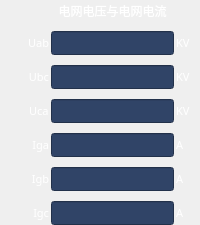
       <widget class="QFrame" name="gridFrame_12">
        <property name="sizePolicy">
         <sizepolicy hsizetype="Ignored" vsizetype="Ignored">
          <horstretch>0</horstretch>
          <verstretch>0</verstretch>
         </sizepolicy>
        </property>
        <property name="font">
         <font>
          <family>Adobe 黑体 Std R</family>
         </font>
        </property>
        <property name="styleSheet">
         <string notr="true"/>
        </property>
        <layout class="QGridLayout" name="gridLayout_2" rowstretch="0,0,0,0,0,0,0" columnstretch="2,5,1">
         <property name="leftMargin">
          <number>0</number>
         </property>
         <property name="topMargin">
          <number>0</number>
         </property>
         <property name="rightMargin">
          <number>0</number>
         </property>
         <property name="bottomMargin">
          <number>0</number>
         </property>
         <property name="horizontalSpacing">
          <number>2</number>
         </property>
         <property name="verticalSpacing">
          <number>10</number>
         </property>
         <item row="1" column="2">
          <widget class="QLabel" name="label_10">
           <property name="sizePolicy">
            <sizepolicy hsizetype="Ignored" vsizetype="Fixed">
             <horstretch>0</horstretch>
             <verstretch>0</verstretch>
            </sizepolicy>
           </property>
           <property name="minimumSize">
            <size>
             <width>0</width>
             <height>21</height>
            </size>
           </property>
           <property name="font">
            <font>
             <family>Adobe 黑体 Std R</family>
             <pointsize>8</pointsize>
            </font>
           </property>
           <property name="styleSheet">
            <string notr="true">color: rgb(255, 255, 255);</string>
           </property>
           <property name="text">
            <string>KV</string>
           </property>
          </widget>
         </item>
         <item row="4" column="1">
          <widget class="QLineEdit" name="lineEdit_6">
           <property name="enabled">
            <bool>false</bool>
           </property>
           <property name="sizePolicy">
            <sizepolicy hsizetype="Ignored" vsizetype="Fixed">
             <horstretch>0</horstretch>
             <verstretch>0</verstretch>
            </sizepolicy>
           </property>
           <property name="minimumSize">
            <size>
             <width>0</width>
             <height>21</height>
            </size>
           </property>
           <property name="font">
            <font>
             <family>Adobe 黑体 Std R</family>
             <pointsize>8</pointsize>
             <weight>50</weight>
             <bold>false</bold>
            </font>
           </property>
           <property name="styleSheet">
            <string notr="true">color: rgb(255, 255, 255);
background-color: rgb(48, 68, 103);</string>
           </property>
          </widget>
         </item>
         <item row="2" column="1">
          <widget class="QLineEdit" name="lineEdit_5">
           <property name="enabled">
            <bool>false</bool>
           </property>
           <property name="sizePolicy">
            <sizepolicy hsizetype="Ignored" vsizetype="Fixed">
             <horstretch>0</horstretch>
             <verstretch>0</verstretch>
            </sizepolicy>
           </property>
           <property name="minimumSize">
            <size>
             <width>0</width>
             <height>21</height>
            </size>
           </property>
           <property name="font">
            <font>
             <family>Adobe 黑体 Std R</family>
             <pointsize>8</pointsize>
             <weight>50</weight>
             <bold>false</bold>
            </font>
           </property>
           <property name="styleSheet">
            <string notr="true">color: rgb(255, 255, 255);
background-color: rgb(48, 68, 103);</string>
           </property>
          </widget>
         </item>
         <item row="6" column="1">
          <widget class="QLineEdit" name="lineEdit_31">
           <property name="enabled">
            <bool>false</bool>
           </property>
           <property name="sizePolicy">
            <sizepolicy hsizetype="Ignored" vsizetype="Fixed">
             <horstretch>0</horstretch>
             <verstretch>0</verstretch>
            </sizepolicy>
           </property>
           <property name="minimumSize">
            <size>
             <width>0</width>
             <height>21</height>
            </size>
           </property>
           <property name="font">
            <font>
             <family>Adobe 黑体 Std R</family>
             <pointsize>8</pointsize>
            </font>
           </property>
           <property name="styleSheet">
            <string notr="true">color: rgb(255, 255, 255);
background-color: rgb(48, 68, 103);</string>
           </property>
          </widget>
         </item>
         <item row="6" column="2">
          <widget class="QLabel" name="label_70">
           <property name="sizePolicy">
            <sizepolicy hsizetype="Ignored" vsizetype="Fixed">
             <horstretch>0</horstretch>
             <verstretch>0</verstretch>
            </sizepolicy>
           </property>
           <property name="minimumSize">
            <size>
             <width>0</width>
             <height>21</height>
            </size>
           </property>
           <property name="font">
            <font>
             <family>Adobe 黑体 Std R</family>
             <pointsize>8</pointsize>
            </font>
           </property>
           <property name="styleSheet">
            <string notr="true">color: rgb(255, 255, 255);</string>
           </property>
           <property name="text">
            <string>A</string>
           </property>
          </widget>
         </item>
         <item row="3" column="1">
          <widget class="QLineEdit" name="lineEdit_34">
           <property name="enabled">
            <bool>false</bool>
           </property>
           <property name="sizePolicy">
            <sizepolicy hsizetype="Ignored" vsizetype="Fixed">
             <horstretch>0</horstretch>
             <verstretch>0</verstretch>
            </sizepolicy>
           </property>
           <property name="minimumSize">
            <size>
             <width>0</width>
             <height>21</height>
            </size>
           </property>
           <property name="font">
            <font>
             <family>Adobe 黑体 Std R</family>
             <pointsize>8</pointsize>
            </font>
           </property>
           <property name="styleSheet">
            <string notr="true">color: rgb(255, 255, 255);
background-color: rgb(48, 68, 103);</string>
           </property>
          </widget>
         </item>
         <item row="1" column="0">
          <widget class="QLabel" name="label_9">
           <property name="sizePolicy">
            <sizepolicy hsizetype="Ignored" vsizetype="Fixed">
             <horstretch>0</horstretch>
             <verstretch>0</verstretch>
            </sizepolicy>
           </property>
           <property name="minimumSize">
            <size>
             <width>0</width>
             <height>21</height>
            </size>
           </property>
           <property name="font">
            <font>
             <family>Adobe 黑体 Std R</family>
             <pointsize>8</pointsize>
            </font>
           </property>
           <property name="styleSheet">
            <string notr="true">color: rgb(255, 255, 255);</string>
           </property>
           <property name="text">
            <string>Uab</string>
           </property>
           <property name="alignment">
            <set>Qt::AlignRight|Qt::AlignTrailing|Qt::AlignVCenter</set>
           </property>
          </widget>
         </item>
         <item row="5" column="2">
          <widget class="QLabel" name="label_16">
           <property name="sizePolicy">
            <sizepolicy hsizetype="Ignored" vsizetype="Fixed">
             <horstretch>0</horstretch>
             <verstretch>0</verstretch>
            </sizepolicy>
           </property>
           <property name="minimumSize">
            <size>
             <width>0</width>
             <height>21</height>
            </size>
           </property>
           <property name="font">
            <font>
             <family>Adobe 黑体 Std R</family>
             <pointsize>8</pointsize>
            </font>
           </property>
           <property name="styleSheet">
            <string notr="true">color: rgb(255, 255, 255);</string>
           </property>
           <property name="text">
            <string>A</string>
           </property>
          </widget>
         </item>
         <item row="5" column="0">
          <widget class="QLabel" name="label_15">
           <property name="sizePolicy">
            <sizepolicy hsizetype="Ignored" vsizetype="Fixed">
             <horstretch>0</horstretch>
             <verstretch>0</verstretch>
            </sizepolicy>
           </property>
           <property name="minimumSize">
            <size>
             <width>0</width>
             <height>21</height>
            </size>
           </property>
           <property name="font">
            <font>
             <family>Adobe 黑体 Std R</family>
             <pointsize>8</pointsize>
            </font>
           </property>
           <property name="styleSheet">
            <string notr="true">color: rgb(255, 255, 255);</string>
           </property>
           <property name="text">
            <string>Igb</string>
           </property>
           <property name="alignment">
            <set>Qt::AlignRight|Qt::AlignTrailing|Qt::AlignVCenter</set>
           </property>
          </widget>
         </item>
         <item row="4" column="2">
          <widget class="QLabel" name="label_14">
           <property name="sizePolicy">
            <sizepolicy hsizetype="Ignored" vsizetype="Fixed">
             <horstretch>0</horstretch>
             <verstretch>0</verstretch>
            </sizepolicy>
           </property>
           <property name="minimumSize">
            <size>
             <width>0</width>
             <height>21</height>
            </size>
           </property>
           <property name="font">
            <font>
             <family>Adobe 黑体 Std R</family>
             <pointsize>8</pointsize>
            </font>
           </property>
           <property name="styleSheet">
            <string notr="true">color: rgb(255, 255, 255);</string>
           </property>
           <property name="text">
            <string>A</string>
           </property>
          </widget>
         </item>
         <item row="5" column="1">
          <widget class="QLineEdit" name="lineEdit_7">
           <property name="enabled">
            <bool>false</bool>
           </property>
           <property name="sizePolicy">
            <sizepolicy hsizetype="Ignored" vsizetype="Fixed">
             <horstretch>0</horstretch>
             <verstretch>0</verstretch>
            </sizepolicy>
           </property>
           <property name="minimumSize">
            <size>
             <width>0</width>
             <height>21</height>
            </size>
           </property>
           <property name="font">
            <font>
             <family>Adobe 黑体 Std R</family>
             <pointsize>8</pointsize>
             <weight>50</weight>
             <bold>false</bold>
            </font>
           </property>
           <property name="styleSheet">
            <string notr="true">color: rgb(255, 255, 255);
background-color: rgb(48, 68, 103);</string>
           </property>
          </widget>
         </item>
         <item row="1" column="1">
          <widget class="QLineEdit" name="lineEdit_4">
           <property name="enabled">
            <bool>false</bool>
           </property>
           <property name="sizePolicy">
            <sizepolicy hsizetype="Ignored" vsizetype="Fixed">
             <horstretch>0</horstretch>
             <verstretch>0</verstretch>
            </sizepolicy>
           </property>
           <property name="minimumSize">
            <size>
             <width>0</width>
             <height>21</height>
            </size>
           </property>
           <property name="font">
            <font>
             <family>Adobe 黑体 Std R</family>
             <pointsize>8</pointsize>
             <weight>50</weight>
             <bold>false</bold>
            </font>
           </property>
           <property name="styleSheet">
            <string notr="true">color: rgb(255, 255, 255);
background-color: rgb(48, 68, 103);</string>
           </property>
          </widget>
         </item>
         <item row="6" column="0">
          <widget class="QLabel" name="label_2">
           <property name="sizePolicy">
            <sizepolicy hsizetype="Ignored" vsizetype="Fixed">
             <horstretch>0</horstretch>
             <verstretch>0</verstretch>
            </sizepolicy>
           </property>
           <property name="minimumSize">
            <size>
             <width>0</width>
             <height>21</height>
            </size>
           </property>
           <property name="font">
            <font>
             <family>Adobe 黑体 Std R</family>
             <pointsize>8</pointsize>
            </font>
           </property>
           <property name="styleSheet">
            <string notr="true">color: rgb(255, 255, 255);</string>
           </property>
           <property name="text">
            <string>Igc</string>
           </property>
           <property name="alignment">
            <set>Qt::AlignRight|Qt::AlignTrailing|Qt::AlignVCenter</set>
           </property>
          </widget>
         </item>
         <item row="2" column="2">
          <widget class="QLabel" name="label_12">
           <property name="sizePolicy">
            <sizepolicy hsizetype="Ignored" vsizetype="Fixed">
             <horstretch>0</horstretch>
             <verstretch>0</verstretch>
            </sizepolicy>
           </property>
           <property name="minimumSize">
            <size>
             <width>0</width>
             <height>21</height>
            </size>
           </property>
           <property name="font">
            <font>
             <family>Adobe 黑体 Std R</family>
             <pointsize>8</pointsize>
            </font>
           </property>
           <property name="styleSheet">
            <string notr="true">color: rgb(255, 255, 255);</string>
           </property>
           <property name="text">
            <string>KV</string>
           </property>
          </widget>
         </item>
         <item row="3" column="0" alignment="Qt::AlignRight">
          <widget class="QLabel" name="label_82">
           <property name="sizePolicy">
            <sizepolicy hsizetype="Ignored" vsizetype="Fixed">
             <horstretch>0</horstretch>
             <verstretch>0</verstretch>
            </sizepolicy>
           </property>
           <property name="minimumSize">
            <size>
             <width>0</width>
             <height>21</height>
            </size>
           </property>
           <property name="font">
            <font>
             <family>Adobe 黑体 Std R</family>
             <pointsize>8</pointsize>
            </font>
           </property>
           <property name="styleSheet">
            <string notr="true">color: rgb(255, 255, 255);</string>
           </property>
           <property name="text">
            <string>Uca</string>
           </property>
          </widget>
         </item>
         <item row="2" column="0">
          <widget class="QLabel" name="label_11">
           <property name="sizePolicy">
            <sizepolicy hsizetype="Ignored" vsizetype="Fixed">
             <horstretch>0</horstretch>
             <verstretch>0</verstretch>
            </sizepolicy>
           </property>
           <property name="minimumSize">
            <size>
             <width>0</width>
             <height>21</height>
            </size>
           </property>
           <property name="font">
            <font>
             <family>Adobe 黑体 Std R</family>
             <pointsize>8</pointsize>
            </font>
           </property>
           <property name="styleSheet">
            <string notr="true">color: rgb(255, 255, 255);</string>
           </property>
           <property name="text">
            <string>Ubc</string>
           </property>
           <property name="alignment">
            <set>Qt::AlignRight|Qt::AlignTrailing|Qt::AlignVCenter</set>
           </property>
          </widget>
         </item>
         <item row="4" column="0">
          <widget class="QLabel" name="label_13">
           <property name="sizePolicy">
            <sizepolicy hsizetype="Ignored" vsizetype="Fixed">
             <horstretch>0</horstretch>
             <verstretch>0</verstretch>
            </sizepolicy>
           </property>
           <property name="minimumSize">
            <size>
             <width>0</width>
             <height>21</height>
            </size>
           </property>
           <property name="font">
            <font>
             <family>Adobe 黑体 Std R</family>
             <pointsize>8</pointsize>
            </font>
           </property>
           <property name="styleSheet">
            <string notr="true">color: rgb(255, 255, 255);</string>
           </property>
           <property name="text">
            <string>Iga</string>
           </property>
           <property name="alignment">
            <set>Qt::AlignRight|Qt::AlignTrailing|Qt::AlignVCenter</set>
           </property>
          </widget>
         </item>
         <item row="3" column="2">
          <widget class="QLabel" name="label_84">
           <property name="sizePolicy">
            <sizepolicy hsizetype="Ignored" vsizetype="Fixed">
             <horstretch>0</horstretch>
             <verstretch>0</verstretch>
            </sizepolicy>
           </property>
           <property name="minimumSize">
            <size>
             <width>0</width>
             <height>21</height>
            </size>
           </property>
           <property name="font">
            <font>
             <family>Adobe 黑体 Std R</family>
             <pointsize>8</pointsize>
            </font>
           </property>
           <property name="styleSheet">
            <string notr="true">color: rgb(255, 255, 255);</string>
           </property>
           <property name="text">
            <string>KV</string>
           </property>
          </widget>
         </item>
         <item row="0" column="1">
          <widget class="QLabel" name="label_47">
           <property name="enabled">
            <bool>true</bool>
           </property>
           <property name="sizePolicy">
            <sizepolicy hsizetype="Ignored" vsizetype="Fixed">
             <horstretch>0</horstretch>
             <verstretch>0</verstretch>
            </sizepolicy>
           </property>
           <property name="minimumSize">
            <size>
             <width>0</width>
             <height>21</height>
            </size>
           </property>
           <property name="font">
            <font>
             <family>Adobe 黑体 Std R</family>
             <pointsize>9</pointsize>
            </font>
           </property>
           <property name="styleSheet">
            <string notr="true">color: rgb(255, 255, 255);</string>
           </property>
           <property name="text">
            <string>电网电压与电网电流</string>
           </property>
           <property name="alignment">
            <set>Qt::AlignCenter</set>
           </property>
          </widget>
         </item>
        </layout>
       </widget>
